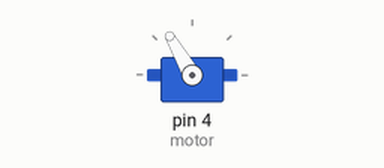
Bench run of a sketch on a simulated Arduino Uno, built with avr-gcc and run on an emulated ATmega328P. On the bench: servo.

Above: at 0.05 s.
At 3.7 s:
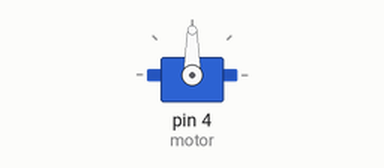
Timing chart, 0 to 8.5 s (numbered marks = the images above):
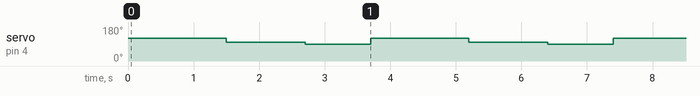

Measured:
- by itself, servo on pin 4 (motor): repeats every 3.7 s: 90° 1.0 s, 120° 1.5 s, 100° 1.2 s

The sketch:

_2.ino
```cpp
#include <Servo.h>

Servo motor;
long num;
void setup() {
  motor.attach(4);
}

void loop() {
   motor.write(120);
   delay(1500);
   motor.write(100);
   delay(1200);
   motor.write(90);
   delay(1000);
}
```
